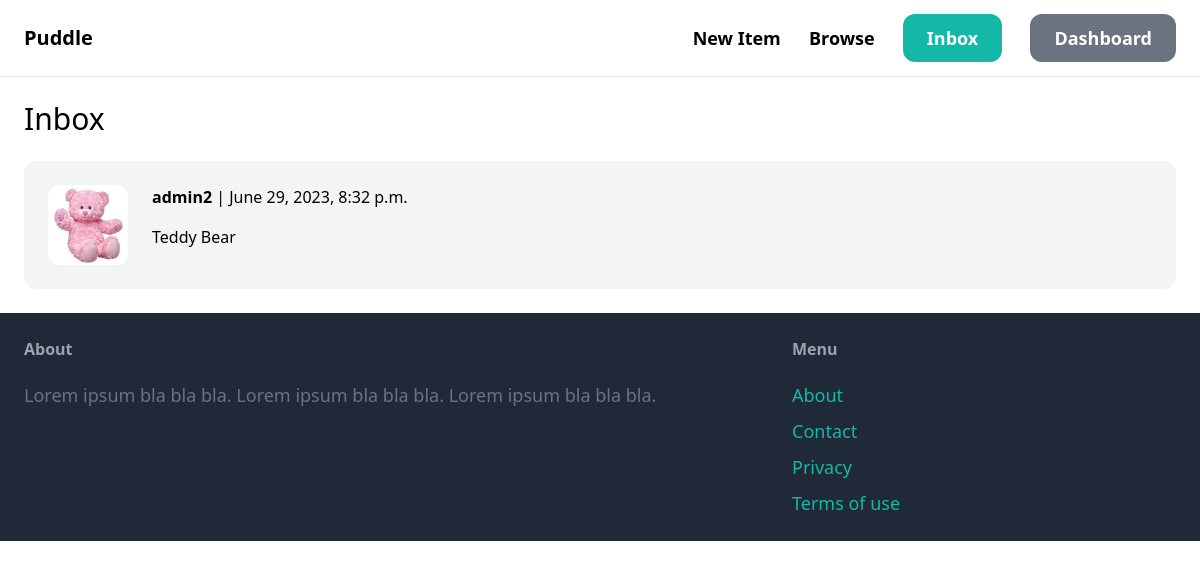
The page /inbox/ (signed in) on the database its author committed.
### conversation/models.py (models this page shows)
class Conversation(models.Model):
    item = models.ForeignKey(Item, related_name='conversations', on_delete=models.CASCADE)
    members = models.ManyToManyField(User, related_name='conversations')
    created_at = models.DateTimeField(auto_now_add=True)
    modified_at = models.DateTimeField(auto_now=True)
    class Meta:
        ordering = ('-modified_at',)

### item/models.py (models this page shows, shortened)
class Item(models.Model):
    category = models.ForeignKey(Category, related_name='items', on_delete=models.CASCADE)
    name = models.CharField(max_length=255)
    description = models.TextField(blank=True, null=True)
    price = models.FloatField()
    image = models.ImageField(upload_to='item_images', blank="True", null=True)
    is_sold = models.BooleanField(default=False)
    created_by = models.ForeignKey(User, related_name='items', on_delete=models.CASCADE)
    created_at = models.DateTimeField(auto_now_add=True)

### conversation/views.py (the view)
# urls.py: path('', views.inbox, name='inbox'),
@login_required
def inbox(request):
    conversations = Conversation.objects.filter(members__in=[request.user.id])
    return render(request, 'conversation/inbox.html', {
        'conversations': conversations
    })

### conversation/templates/conversation/inbox.html (shortened to what this page needs)
{% extends 'core/base.html' %}
{% block content %}
    <h1 class="mb-6 text-3xl">Inbox</h1>
    <div class="space-y-6">
        {% for conversation in conversations %}
            <a href="{% url 'conversation:detail' conversation.id %}">
                <div class="p-6 flex bg-gray-100 rounded-xl">
                    <div class="pr-6">
                        <img src="{{ conversation.item.image.url }}" class="w-20 rounded-xl">
                    </div>
                    <div>
                        {% for member in conversation.members.all %}
                            {% if member != request.user %}
                            <p class="mb-4"><strong>{{ member.username }}</strong> | {{ conversation.modified_at }}</p>
                            <p>{{ conversation.item.name }}</p>
                            {% endif %}
                        {% endfor %}
                    </div>
                </div>
            </a>
        {% endfor %}
    </div>
{% endblock %}

### rows shown on the page
Conversation: item.image (picture), modified_at "June 29, 2023, 8:32 p.m.", item.name "Teddy Bear"

### other values the page prints
{{ member.username }} "admin2"
